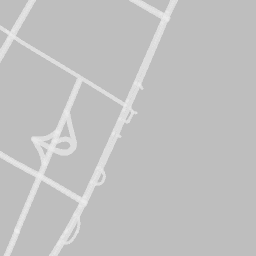
#> input picture alpha_img/13038_3401_road.png, 256 x 256 px
$ python binary_img.py
#> lines starting #> are read from the running program, lines starting #| are printed output that depends on the picture; after the words box and inside, x2 and y2 are one past the last pixel; in counts of white or black regions, pixels touching at a corner belong together
import cv2
import numpy as np
import matplotlib.pyplot as plt

img = cv2.imread('13038_3401_road.png', cv2.IMREAD_UNCHANGED)
#> img is the input picture: shape (256, 256, 4); mean B, G, R, A 193, 193, 193, 7.9

alpha = img[:, :, -1]
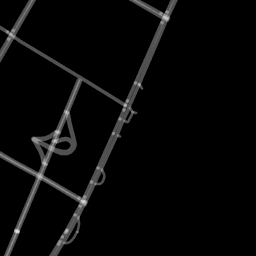
#> alpha: shape (256, 256); min 0, max 223, mean 7.9
print(np.unique(alpha))
#| [  0  18  22  35  39  52  54  65  76  81  91  97 110 114 126 128 130 141
#|  146 159 161 164 175 180 192 196 210 217 223]

alpha[alpha > 0] = 255
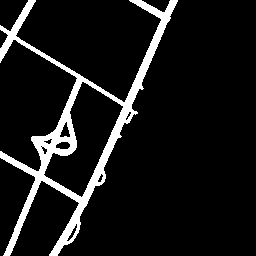
#> alpha: shape (256, 256); 9.5% white; 1 white region, box (x1, y1, x2, y2) and area: (0, 0, 178, 256) 6204

plt.imshow(alpha, cmap='gray')
plt.show()
